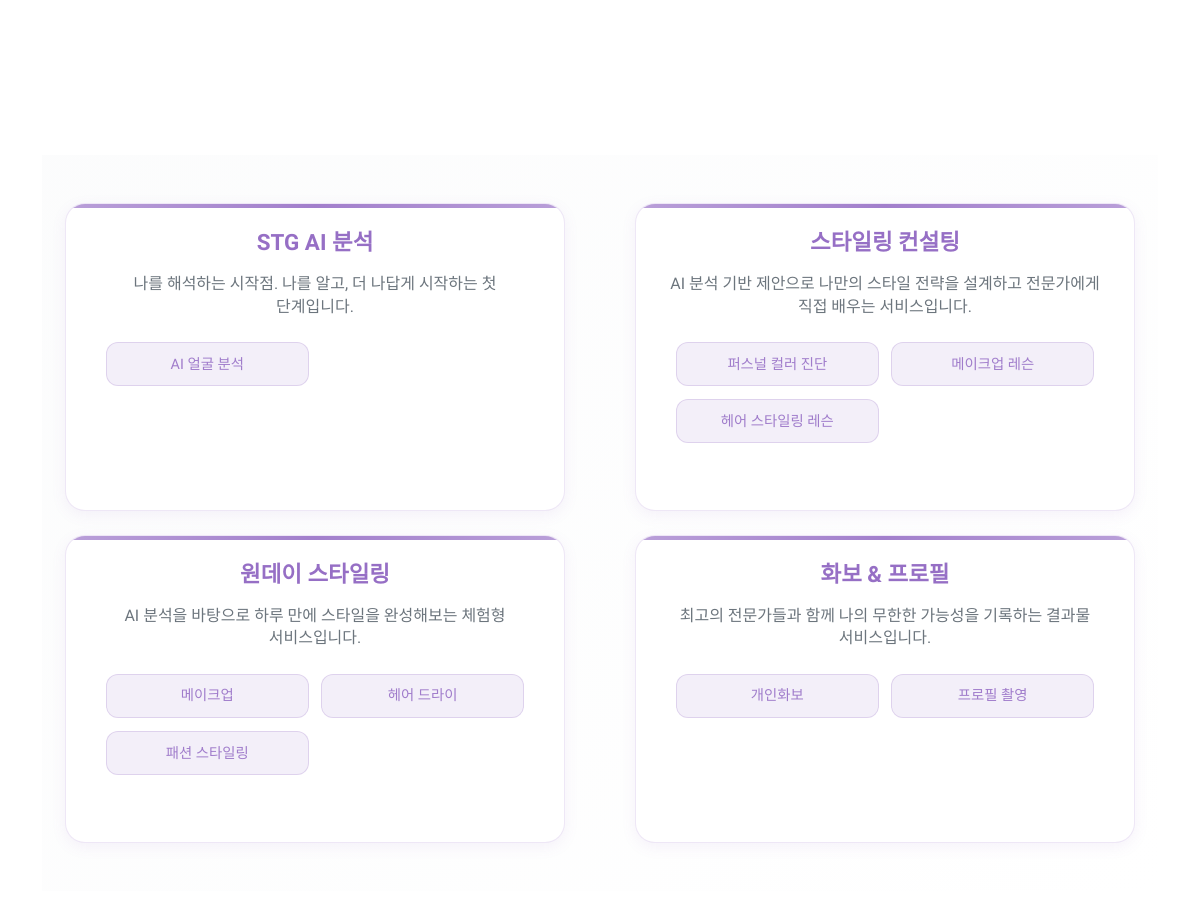
Before: / (middle part) with the older database file.
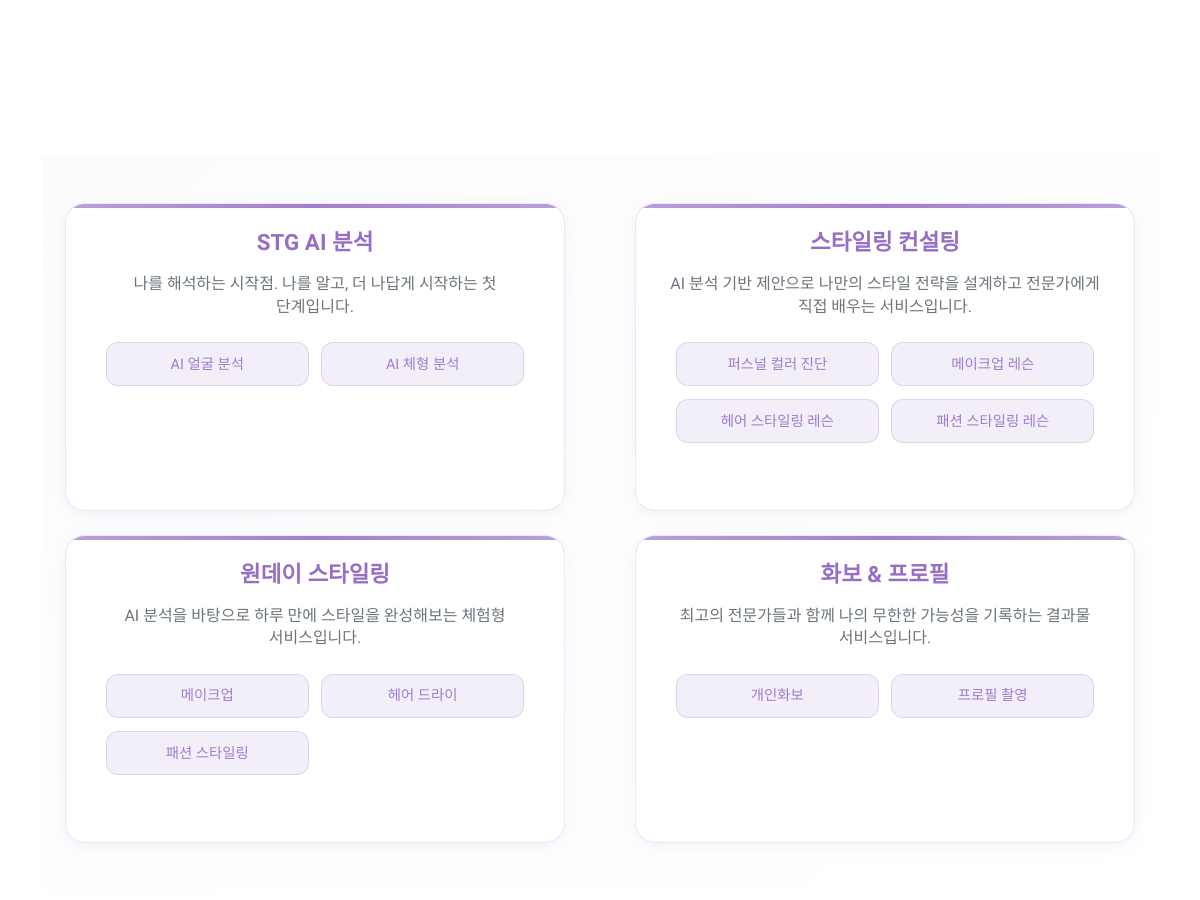
After: the same page with the newer database file.
### models.py (models this page shows)
class Service(db.Model):
    id = db.Column(db.Integer, primary_key=True)
    name = db.Column(db.String(100), nullable=False)
    description = db.Column(db.Text, nullable=False)
    category = db.Column(db.String(50))
    details = db.Column(db.Text)  # JSON 형식으로 저장
    packages = db.Column(db.Text)  # JSON 형식으로 저장

class ServiceOption(db.Model):
    id = db.Column(db.Integer, primary_key=True)
    service_id = db.Column(db.Integer, db.ForeignKey('service.id'), nullable=False)
    name = db.Column(db.String(100), nullable=False)
    description = db.Column(db.Text)  # 기본 설명 - index page 카드에 표시
    detailed_description = db.Column(db.Text)  # 상세 설명 - 서비스 상세 페이지에 표시
    details = db.Column(db.Text)  # JSON 형식으로 저장 (상세 내용 리스트)
    packages = db.Column(db.Text)  # JSON 형식으로 저장 (패키지 및 가격 정보)
    service = db.relationship('Service', backref=db.backref('options', lazy=True, cascade="all, delete-orphan"))

### routes/main.py (the view)
@main.route('/')
def index():
    all_galleries = GalleryGroup.query.order_by(
        desc(GalleryGroup.is_pinned),
        desc(GalleryGroup.display_order),
        desc(GalleryGroup.created_at)
    ).all()
    recent_galleries = all_galleries[:3] if all_galleries else []
    preview_galleries = all_galleries[3:6] if len(all_galleries) > 3 else []
    services = Service.query.all()
    print(f"Total galleries: {len(all_galleries)}")
    print(f"Recent galleries: {len(recent_galleries)}")
    print(f"Preview galleries: {len(preview_galleries)}")
    return render_template('index.html',
                         recent_galleries=recent_galleries,
                         preview_galleries=preview_galleries,
                         services=services)

### templates/index.html (shortened to what this page needs)
{% extends "base.html" %}
{% block content %}
<div class="fade-text-section">
    <div class="fade-text">
    </div>
</div>
<div class="container py-0">
    {% include '_services_simple.html' %}
</div>
<div class="container py-5">
</div>
{% endblock %}

### templates/_services_simple.html (shortened to what this page needs)
<div class="services-simple-section">
    <div class="row g-4 justify-content-center">
        {% for service in services %}
        <div class="col-md-6">
            <div class="service-simple-card h-100">
                <div class="card-body text-center p-4 d-flex flex-column">
                    <div class="card-content flex-grow-1">
                        <h3 class="service-card-title mb-3">{{ service.name }}</h3>
                        <p class="service-card-description mb-4">
                            {% if service.options %}
                                {{ service.options[0].description }}
                            {% else %}
                                {{ service.description }}
                            {% endif %}
                        </p>
                        {% if service.options %}
                        <div class="service-options-buttons mb-4">
                            {% for option in service.options %}
                            <div class="option-button-wrapper">
                                <a href="{{ url_for('main.service_option_detail', id=option.id) }}" class="option-button">{{ option.name }}</a>
                            </div>
                            {% endfor %}
                        </div>
                        {% endif %}
                    </div>
                </div>
            </div>
        </div>
        {% endfor %}
    </div>
</div>

Changed rows visible on the page:
added ServiceOption: name "AI 체형 분석", shown under Service "STG AI 분석"
added ServiceOption: name "패션 스타일링 레슨", shown under Service "스타일링 컨설팅"
